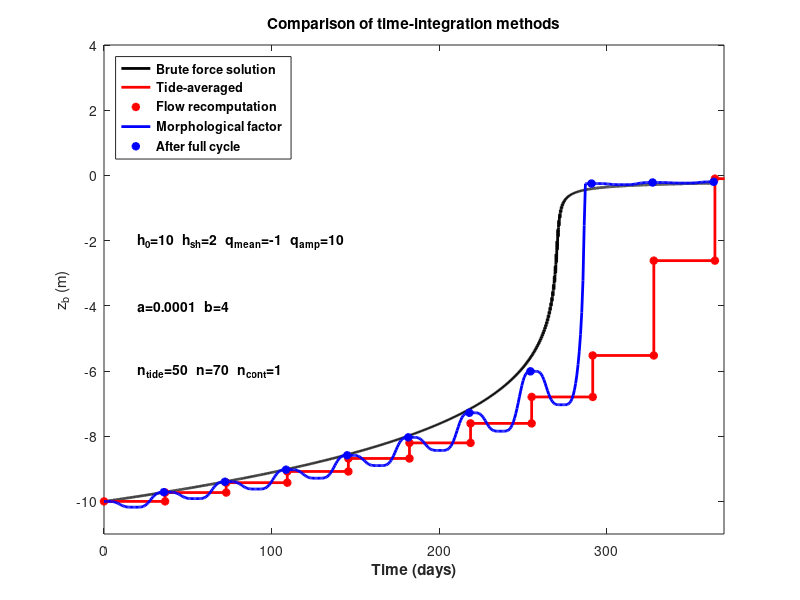

MATLAB code to generate this figure:
clear all;close all
T=12.5*3600;nttide=50;n=70;ncont=1;nram=700;nstep=700/n+1;
h0=10;hsh=2;
L=200;
qmean=-1;
qamp=10;
a=1e-4;b=4;
dt=T/nttide;
omega=2*pi/T;
t=0:dt:701*T;
nt=length(t);
% brute force method
if 1
   zb1(1)=-h0;
   for it=1:nt
      h=-zb1(it);
      q=(qmean+qamp*sin(omega*t(it)))*(1-exp(-(h/hsh)^2));
      u(it)=q/h;
      Sx(it)=a*abs(u(it))^(b-1)*u(it);
      dSxdx(it)=Sx(it)/L;
      zb1(it+1)=zb1(it)-dSxdx(it)*dt;
   end
end
%tide-averaging method
zb2(1)=-h0;
t2(1)=0;
it=1;
for imorf=1:nstep
   Sxtot=0;
   for ittide=1:nttide
      h=-zb2(it);
      qc(ittide)=(qmean+qamp*sin(omega*t(ittide)))*(1-exp(-(h/hsh)^2));
   end
   for icont=1:ncont
      Sxtot=0;
      for ittide=1:nttide
         h=-zb2(it);
         u=qc(ittide)/h;
         Sx=a*(abs(u))^(b-1)*u;
         Sxtot=Sxtot+Sx/nttide;
      end   
      dSxdxavg=Sxtot/L;
      it=it+1;
      t2(it)=t2(it-1)+n/ncont*T;
      zb2(it)=zb2(it-1);      
      it=it+1;
      t2(it)=t2(it-1);
      zb2(it)=zb2(it-1)-dSxdxavg*n/ncont*T;
      zb2(it)=min(zb2(it),-0.1);
   end
end
% morphological factor
zb3(1)=-h0;
it3e=0;
for it=1:nt/n
   t3(it)=(it-1)*dt*n;
   h=-zb3(it);
   q=(qmean+qamp*sin(omega*t(it)))*(1-exp(-(h/hsh)^2));
   u(it)=q/h;
   Sx(it)=n*a*abs(u(it))^(b-1)*u(it);
   dSxdx(it)=Sx(it)/L;
   zb3(it+1)=zb3(it)-dSxdx(it)*dt;
   zb3(it+1)=min(zb3(it+1),-.1);
   if mod(it,nttide)==0
      it3e=it3e+1;
      t3e(it3e)=t3(it);
      zb3e(it3e)=zb3(it);
   end
end
% RAM
zb4(1)=-h0;
it=1;
it4e=0;
istep=1
for imorf=1:nstep
   Sxtot=0;
   for ittide=1:nttide
      h=-zb4(it);
      qc(ittide)=(qmean+qamp*sin(omega*t(ittide)))*(1-exp(-(h/hsh)^2));
      u(it)=qc(ittide)/h;
      Sx(it)=a*abs(u(it))^(b-1)*u(it);
      Sxtot=Sxtot+Sx(it)/nttide;  
   end
   A=Sxtot*h^b;
   for iram=1:nram;
      h=-zb4(istep);
      Sxtot=A/h^b*(1-exp(-(h/hsh)^2));     
      dSxdxavg=Sxtot/L;
      zb4(istep+1)=zb4(istep)-dSxdxavg*n/nram*T;
      it4e=it4e+1;
      t4e(it4e)=(it4e-1)*n/nram*T;
      zb4e(it4e)=zb4(istep+1);
      istep=istep+1;   
   end
end
figure(2)
fac=3600*24;
%p=plot(t/fac,zb1(1:nt),'k',t2/fac,zb2,'r-',t3/fac,zb3(1:length(t3)),'b',t3e/fac,zb3e,'b*')
p=plot(t/fac,zb1(1:nt),'k',t2/fac,zb2,'r-',t2(1:ncont:end)/fac,zb2(1:ncont:end),'r*',t3/fac,zb3(1:length(t3)),'b',t3e/fac,zb3e,'b*')
set(p,'linewidth',2);
%l=legend('Brute force solution','Tide-averaged','Morphological factor','MF after full cycle')
legend('Brute force solution','Tide-averaged','Flow recomputation ','Morphological factor','After full cycle','location','northwest','fontweight','bold','box','on');
title('Comparison of time-integration methods','fontweight','bold');
axis([0 370 -11 4]);
text(20,-2,strcat('h_{0}=',num2str(h0),'  h_{sh}=',num2str(hsh),'  q_{mean}=',num2str(qmean),'  q_{amp}=',num2str(qamp)),'fontweight','bold')
text(20,-4,strcat('a=',num2str(a),'  b=',num2str(b)),'fontweight','bold')
text(20,-6,strcat('n_{tide}=',num2str(nttide),'  n=',num2str(n),'  n_{cont}=',num2str(ncont)),'fontweight','bold')
xlabel('Time (days)','fontweight','bold');ylabel('z_{b} (m)');
drawnow();
print('-depsc','tidenteg.eps')
